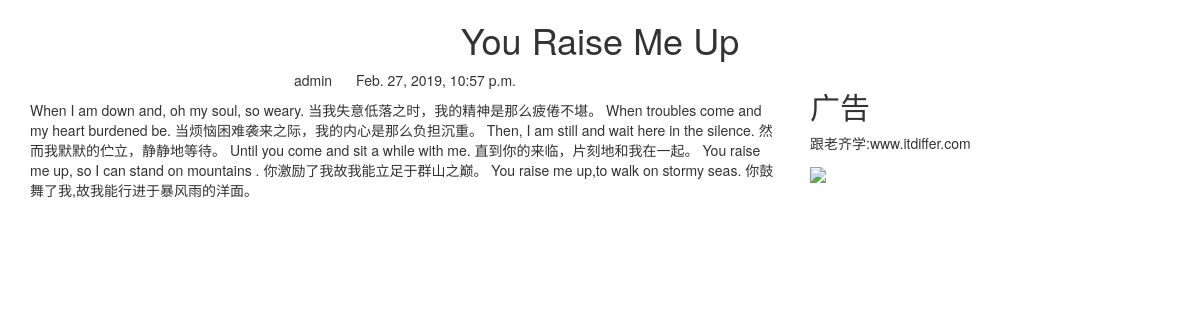
Page /blog/1/ on the committed database.
### blog/models.py (models this page shows, shortened)
class BlogArtcles(models.Model):
    title = models.CharField(max_length=300)  #1规定了字段 title 的属性为CharField（）类型，并说明最大值
    author = models.ForeignKey(User, related_name="blog_posts",on_delete=models.CASCADE,) #2通过字段 author 规定了博客文章和作者之间的关系，
    body = models.TextField()  #大文本。默认对应的form标签是textarea。
    publish = models.DateTimeField(default=timezone.now)
    class Meta:  #3 通过 ordering = ("-publish",)规定BlogArtcles实例对象显示顺序，即按照publish字段值的倒序显示
        ordering = ("-publish",)

### blog/views.py (the view)
# urls.py: path('<int:article_id>/',views.blog_article, name='blog_article'),
def blog_article(request,article_id):
    article = get_object_or_404(BlogArtcles, id=article_id)
    pub = article.publish
    return render(request, "blog/content.html",{"article":article, "publish":pub})

### templates/blog/content.html (shortened to what this page needs)
{% extends "base.html" %}
{% block content %}
<div class="row text-center vertical-middle-sm">
    <h1>{{ article.title }}</h1>
</div>
<div class="row">
    <div class="col-xs-12 col-md-8">
        <p class="text-center"><span>{{ article.author.username }}
            </span><span style="margin-left:20px">{{ publish }}</span>
        </p>
<div>{{ article.body }}</div>
    </div>
    <div class="col-xs-6 col-md-4">
        <h2>广告</h2>
        <p>跟老齐学:www.itdiffer.com</p>
        <img width="200px" src="https://raw.githubusercontent.com/qiwsir/DjangoPracticeProject/master/python-book2.png">
    </div>
</div>
{% endblock %}

### templates/base.html (shortened to what this page needs)
<!DOCTYPE html>
<html lang="zh-cn">
<head>
    <link rel="stylesheet" href="https://github.com/necolas/normalize.css/blob/master/normalize.css">
    <link rel="stylesheet" href="https://cdn.bootcss.com/bootstrap/3.3.7/css/bootstrap.min.css">
</head>
<body>
    <div class="container">
        {% block content %}
        {% endblock %}
    </div>
</body>
</html>

### rows in the picture
BlogArtcles: title "You Raise Me Up", author.username "admin", publish "Feb. 27, 2019, 10:57 p.m.", body "When I am down and, oh my soul, so weary. 当我失意低落之时，我的精神是那么疲倦不堪。 When troubles come and my heart burdened be. 当烦恼困难袭来之际，我的内心是那么负担沉重。 Then, I am still and wait here in the silence. 然而我默默的伫立，静静地等待。 Until you come and sit a while with me. 直到你的来临，片刻地和我在一起。 You raise me up, so I can stand on mountains . 你激励了我故我能立足于群山之巅。 You raise me up,to walk on stormy seas. 你鼓舞了我,故我能行进于暴风雨的洋面。"
